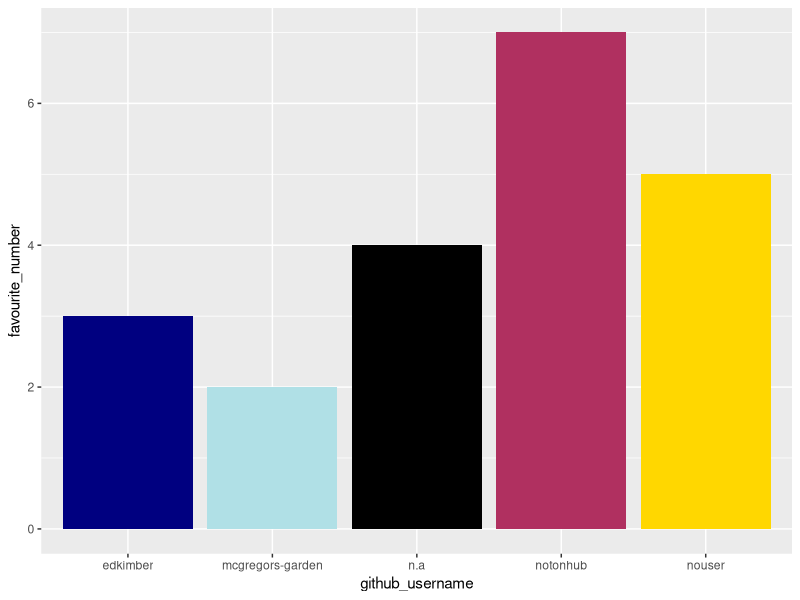
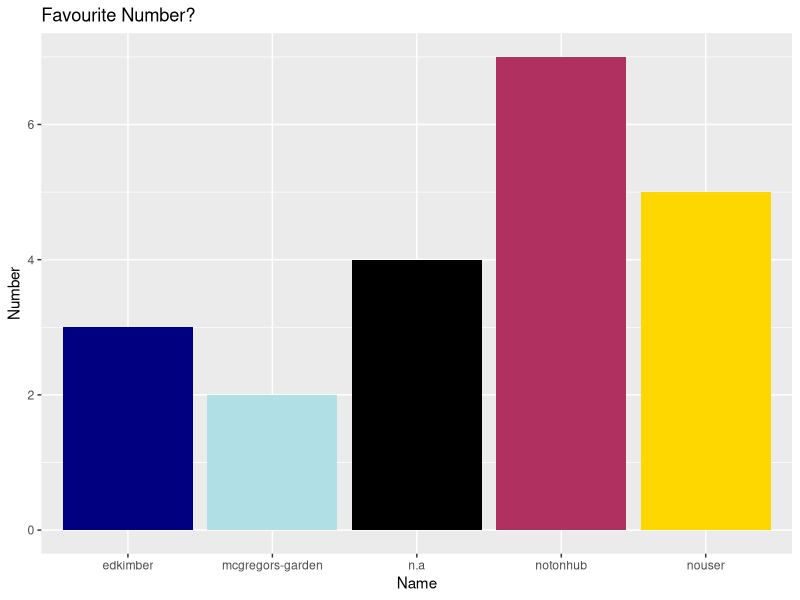
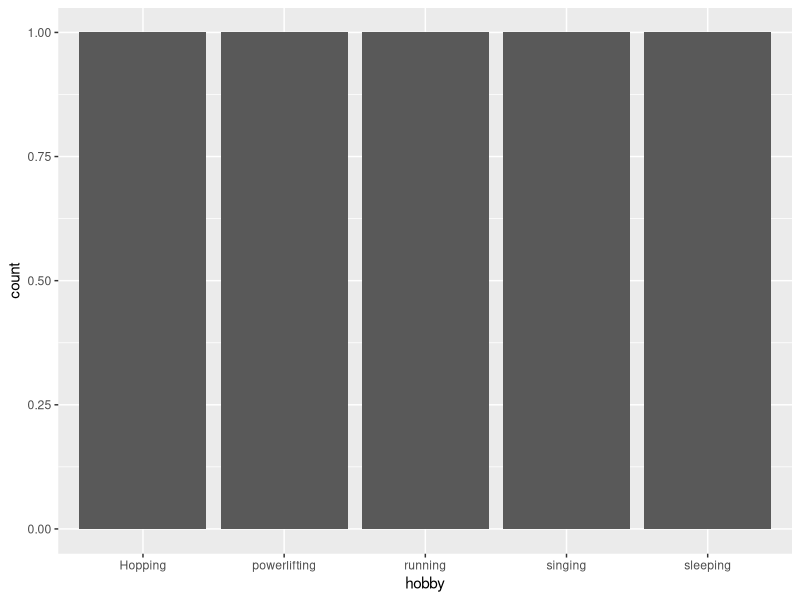

The R source for these figures, in order:
## ---- chunk 1
library(tidyverse) 
## ---- chunk 2
team_data <- tibble(
  name = c("Peter Rabbit", "Ed", "Keita", 
           "Helena", "Elsa"),
  github_username = c("mcgregors-garden", "edkimber", "n.a", 
                      "nouser", "notonhub"), 
  colour = c("powderblue", "navy", "black", 
             "gold", "maroon"),
  hobby = c("Hopping", "powerlifting", "sleeping", 
            "running", "singing"),
  favourite_number = c(2, 3, 4, 5, 7)
  )

team_data
## ---- chunk 3
p1 <- ggplot(data = team_data, 
             mapping = aes(x = github_username, 
                           y = favourite_number,
                           fill = colour), 
             ) +
   geom_col() +
   scale_fill_identity()
p1
## ---- chunk 4
p1 + labs(x = "Name", 
          y = "Number",
          title = "Favourite Number?")
## ---- chunk 5
p2 <- ggplot(team_data, aes(x = hobby)) +
  geom_bar()
p2
